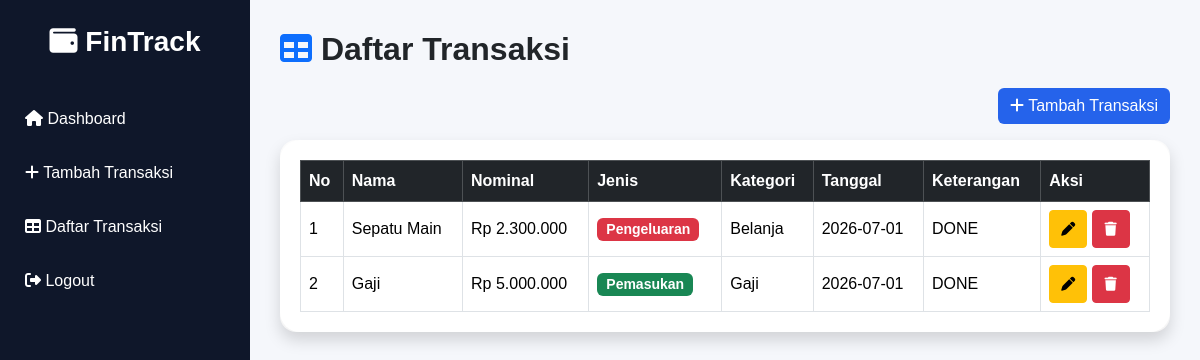
Screenshot of /daftar.php (signed in) with the database file from the repository.
### tables this page shows
CREATE TABLE `transaksi` (
  `id` int(11) NOT NULL,
  `nama` varchar(100) NOT NULL,
  `nominal` decimal(12,2) NOT NULL,
  `jenis` varchar(20) NOT NULL,
  `kategori` varchar(50) NOT NULL,
  `tanggal` date NOT NULL,
  `keterangan` text DEFAULT NULL,
  `created_at` timestamp NOT NULL DEFAULT current_timestamp()
);

### daftar.php (the view, shortened to what this page needs)
<?php
require_once "config/koneksi.php";
$query = mysqli_query($conn, "SELECT * FROM transaksi ORDER BY tanggal DESC, id DESC");
?>
<!DOCTYPE html>
<html lang="id">
<head>
<link href="https://cdn.jsdelivr.net/npm/bootstrap@5.3.3/dist/css/bootstrap.min.css" rel="stylesheet">
<link rel="stylesheet"
href="https://cdnjs.cloudflare.com/ajax/libs/font-awesome/6.6.0/css/all.min.css">
<link rel="stylesheet" href="css/style.css">
</head>
<body>
<div class="sidebar">
<h3>
<div class="logo">
    <i class="fa-solid fa-wallet"></i>
    <span>FinTrack</span>
</div>
</h3>
<a href="dashboard.php">
<i class="fa-solid fa-house"></i>
Dashboard
</a>
<a href="tambah-transaksi.php">
<i class="fa-solid fa-plus"></i>
Tambah Transaksi
</a>
<a href="daftar.php">
<i class="fa-solid fa-table"></i>
Daftar Transaksi
</a>
<a href="logout.php">
<i class="fa-solid fa-right-from-bracket"></i>
Logout
</a>
</div>
<div class="main-content">
<div class="content-header">
<h2>
<i class="fa-solid fa-table text-primary"></i>
Daftar Transaksi
</h2>
</div>
<div class="text-end mb-3">
    <a href="tambah-transaksi.php" class="btn btn-primary">
        <i class="fa-solid fa-plus"></i>
        Tambah Transaksi
    </a>
</div>
<div class="card shadow border-0 rounded-4">
<div class="card">
<div class="card-body">
<div class="table-responsive">
<table class="table table-hover table-bordered align-middle">
<thead class="table-dark">
<tr>
<th>No</th>
<th>Nama</th>
<th>Nominal</th>
<th>Jenis</th>
<th>Kategori</th>
<th>Tanggal</th>
<th>Keterangan</th>
<th>Aksi</th>
</tr>
</thead>
<tbody>
<?php
$no = 1;
while($row = mysqli_fetch_assoc($query)){
?>
<tr>
<td><?= $no++; ?></td>
<td><?= htmlspecialchars($row['nama']); ?></td>
<td>
Rp <?= number_format($row['nominal'],0,",","."); ?>
</td>
<td>
    <?php if($row['jenis'] == "Pemasukan"){ ?>
        <span class="badge bg-success">
            <i class="bi bi-graph-up-arrow"></i> Pemasukan
        </span>
    <?php } else { ?>
        <span class="badge bg-danger">
            <i class="bi bi-graph-down-arrow"></i> Pengeluaran
        </span>
    <?php } ?>
</td>
<td><?= htmlspecialchars($row['kategori']); ?></td>
<td><?= htmlspecialchars($row['tanggal']); ?></td>
<td><?= htmlspecialchars($row['keterangan']); ?></td>
<td>
<a href="edit.php?id=<?= $row['id']; ?>"
class="btn btn-warning btn-sm">
<i class="fa-solid fa-pen"></i>
</a>
<a href="proses/hapus.php?id=<?= $row['id']; ?>"
class="btn btn-danger btn-sm"
onclick="return confirm('Yakin ingin menghapus transaksi ini?')">
<i class="fa-solid fa-trash"></i>
</a>
</td>
</tr>
<?php } ?>
</tbody>
</table>
</div>
</div>
</div>
</div>
</div>
</body>
</html>

### css/style.css (style rules this page uses)
body { font-family:'Poppins',sans-serif; background:#F8FAFC; }
.btn-primary { background:#2563EB; border:none; }
.badge { font-size:14px; }
body { font-family:'Poppins',sans-serif; background:#f8fafc; }
.card { border-radius:20px; }
.fa-wallet { color:#2563EB; }

### daftar.php (style rules this page uses)
body { background:#F5F7FB; font-family:'Poppins',sans-serif; overflow-x:hidden; }
.logo i { color:#ffffff; }
.sidebar { width:250px; height:100vh; background:#0F172A; position:fixed; top:0; left:0; color:#fff; z-index:1000; }
.sidebar h3 { padding:25px; text-align:center; font-weight:700; }
.sidebar a { display:block; color:#fff; text-decoration:none; padding:15px 25px; transition:.3s; }
.main-content { margin-left:250px; padding:30px; min-height:100vh; }
.content-header { display:flex; justify-content:space-between; align-items:center; margin-bottom:20px; flex-wrap:wrap; gap:10px; }
.content-header h2 { margin:0; font-weight:700; }
.card { border:none; border-radius:20px; box-shadow:0 8px 25px rgba(0,0,0,.08); overflow:hidden; }
.card-body { padding:20px; }
.table { margin:0; }
.table th, .table td { vertical-align:middle; white-space:nowrap; }
.btn-sm { width:38px; height:38px; display:inline-flex; align-items:center; justify-content:center; }

### rows the page displays
transaksi: nama "Sepatu Main", nominal "2.300.000", jenis "Pengeluaran", kategori "Belanja", tanggal "2026-07-01", keterangan "DONE"
transaksi: nama "Gaji", nominal "5.000.000", jenis "Pemasukan", kategori "Gaji", tanggal "2026-07-01", keterangan "DONE"
